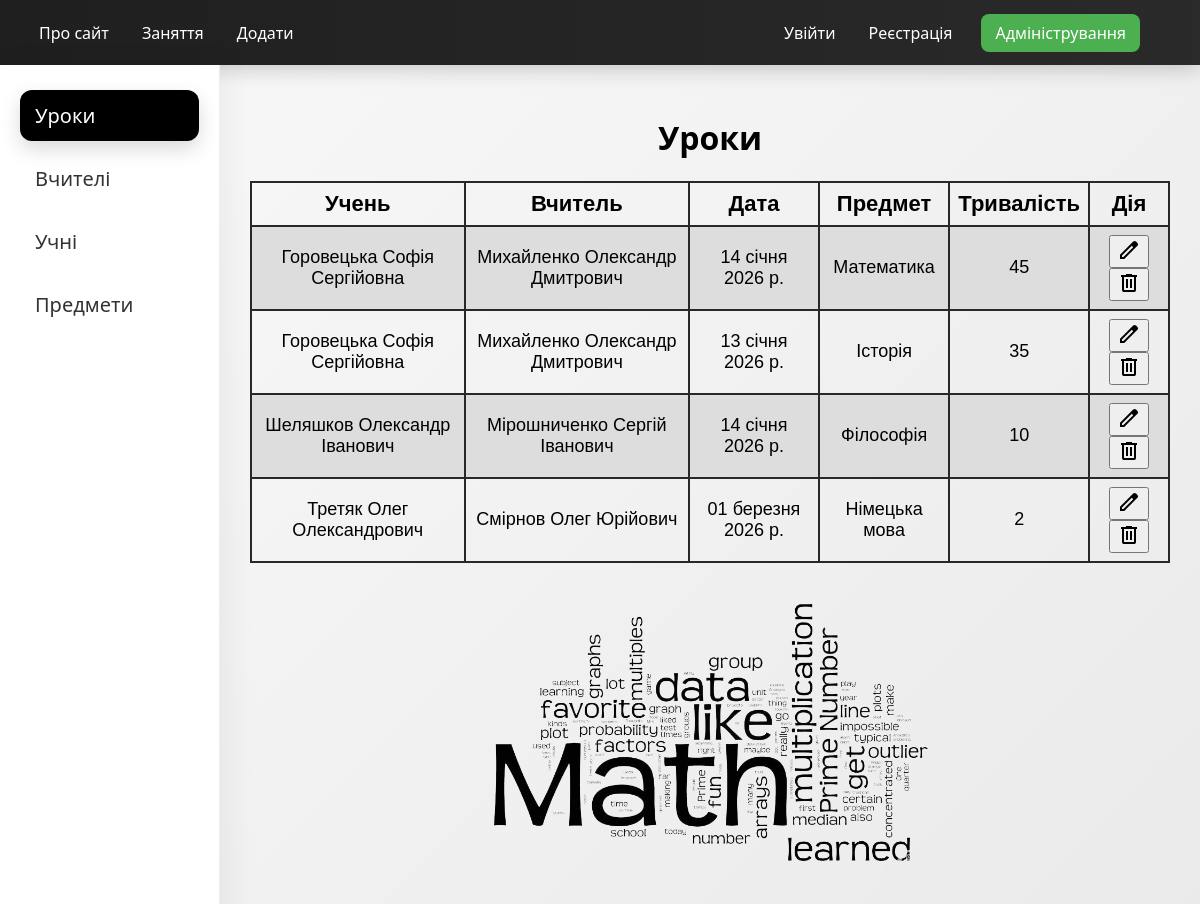
Screenshot of /lessons/ with the database file from the repository.
### lessons/models.py (models this page shows, shortened)
class Lessons(models.Model):
    student = models.ForeignKey(Students, on_delete=models.PROTECT, verbose_name="Учень")
    teacher = models.ForeignKey(Teachers, on_delete=models.PROTECT, verbose_name="Вчитель")
    data = models.DateField(verbose_name='Дата уроку')
    subject = models.ForeignKey(Subjects, on_delete=models.PROTECT, verbose_name='Навчальний предмет')
    duration = models.IntegerField(verbose_name='Тривалість')
    class Meta:
        verbose_name = 'Заняття'
        verbose_name_plural = 'Заняття'

class Students(models.Model):
    last_name = models.CharField(max_length=100, verbose_name='Прізвище')
    first_name = models.CharField(max_length=100, verbose_name= 'Ім\'я')
    patronymic = models.CharField(max_length=100, blank=True, verbose_name='Побатькові')
    birth_date = models.DateField(null=True, blank=True, verbose_name='Дата народження')
    grade = models.IntegerField(verbose_name= 'Клас')
    class Meta:
        verbose_name = 'Учень'
        verbose_name_plural = 'Учень'
    def __str__(self):
        return self.last_name + ' ' + self.first_name + ' ' + self.patronymic

class Teachers(models.Model):
    last_name = models.CharField(max_length=100,verbose_name='Прізвище')
    first_name = models.CharField(max_length=100, verbose_name= 'Ім\'я')
    patronymic = models.CharField(max_length=100, blank=True, verbose_name='Побатькові')
    subject = models.CharField(max_length=100, verbose_name='Предмет')
    class Meta:
        verbose_name = 'Вчитель'
        verbose_name_plural = 'Вчитель'
    def __str__(self):
        return self.last_name + ' ' + self.first_name + ' ' + self.patronymic

class Subjects(models.Model):
    name = models.CharField(max_length=100, verbose_name='Предмет')
    class Meta:
        verbose_name = 'Предмет'
        verbose_name_plural = 'Предмет'
    def __str__(self):
        return self.name

### lessons/views.py (the view)
# urls.py: path('lessons/', views.web_lessons, name='lessons'),
def web_lessons(request):
    lessons = Lessons.objects.all()
    context = {'lessons': lessons, 'menu': menu, 'sidebar': sidebar}
    return render(request, 'lessons/lessons.html', context)

### templates/lessons/lessons.html (shortened to what this page needs)
{% extends 'lessons/index.html' %}
{% load static %}
{% block page %}
<h1>
    Уроки
</h1>
<table>
    <tr>
        <th>Учень</th>
        <th>Вчитель</th>
        <th>Дата</th>
        <th>Предмет</th>
        <th>Тривалість</th>
        <th>Дія</th>
    </tr>
    {% for lesson in lessons %}
    <tr>
        <td>{{lesson.student}}</td>
        <td>{{lesson.teacher}}</td>
        <td>{{lesson.data}}</td>
        <td>{{lesson.subject}}</td>
        <td>{{lesson.duration}}</td>
        <td>
            <button ype="submit"/>
         <a href="{% url 'lessons:edit_lesson' lesson.id %}">
         </a>
    <form action="{% url 'lessons:delete_lesson' lesson.id %}"
          method="post"
          style="display:inline;">
        <button type="submit"
                onclick="return confirm('Точно видалити?');">
            <svg xmlns="http://www.w3.org/2000/svg" height="24px" viewBox="0 -960 960 960" width="24px" fill="#000000"><path d="M280-120q-33 0-56.5-23.5T200-200v-520h-40v-80h200v-40h240v40h200v80h-40v520q0 33-23.5 56.5T680-120H280Zm400-600H280v520h400v-520ZM360-280h80v-360h-80v360Zm160 0h80v-360h-80v360ZM280-720v520-520Z"/></svg>
        </button>
    </form>
    </td>
    </tr>
    {% endfor %}
</table>
<img src="{% static 'lessons/images/math03.png' %}" alt="">
{% endblock page %}

### templates/lessons/index.html (shortened to what this page needs)
{% load static %}
<!DOCTYPE html>
<html lang="ua">
<head>
    <link rel="stylesheet" href="{% static 'lessons/styles/index_style.css' %}">
</head>
<body>
{% block mainmenu %}
<ul class="mainmenu">
    {% for m in menu %}
        <li><a href="{% url m.url_name %}">{{ m.title }}</a></li>
    {% endfor %}
    {% if request.user.is_authenticated %}
        <li class="user">
           <svg xmlns="http://www.w3.org/2000/svg" height="20px" viewBox="0 -960 960 960" width="20px" fill="#FFFFFF"><path d="M480-144 216-276v-240L48-600l432-216 432 216v312h-72v-276l-96 48v240L480-144Zm0-321 271-135-271-135-271 135 271 135Zm0 240 192-96v-159l-192 96-192-96v159l192 96Zm0-240Zm0 81Zm0 0Z"/></svg>
            {{ request.user.username }}
        </li>
        <li>
            <a href="{% url 'users:logout' %}">
                <svg xmlns="http://www.w3.org/2000/svg" height="20px" viewBox="0 -960 960 960" width="20px" fill="#FFFFFF"><path d="M443.79-444q15.21 0 25.71-10.29t10.5-25.5q0-15.21-10.29-25.71t-25.5-10.5q-15.21 0-25.71 10.29t-10.5 25.5q0 15.21 10.29 25.71t25.5 10.5ZM288-145v-71l240-48v-393q0-16.92-10.5-30.46T490-704l-202-40v-72l217 40q41.8 8.07 68.4 41.35Q600-701.37 600-657v450l-312 62Zm-144 1v-72h72v-528q0-30 21.15-51T288-816h384q30 0 51 21t21 51v528h72v72H144Zm144-72h384v-528H288v528Z"/></svg>
                Вийти
            </a>
        </li>
    {% else %}
        <li style=" margin-left: auto">
            <a href="{% url 'users:login' %}">Увійти</a>
        </li>
            <li>
            <a href="{% url 'users:register' %}">Реєстрація</a></li>
                <li >
            <a href="{% url 'admin:index' %}">Адміністрування</a>
        </li>
    {% endif %}
</ul>
{% endblock mainmenu %}
<div class="layout">
    <aside class="sidebar">
        <ul>
            {% for s in sidebar %}
             <li>
            <a href="{% url s.url_name %}"
               class="{% if request.resolver_match.view_name == s.url_name %}active{% endif %}">{{ s.title }}
            </a>
             </li>
           {% endfor %}
        </ul>
    </aside>
    <div class="content">
        {% block page %}
        {% endblock page %}
    </div>
</div>
</body>
</html>

### static/lessons/styles/index_style.css (style rules this page uses)
body { margin: 0; font-family: Arial, sans-serif; }
.mainmenu { display: flex; align-items: center; list-style: none; background: #222; height: 60px; padding: 0 25px; margin: 0; }
.mainmenu li { margin-right: 25px; display: flex; align-items: center; }
.mainmenu a { color: white; text-decoration: none; font-weight: bold; display: flex; align-items: center; gap: 6px; }
.mainmenu a { position: relative; color: white; text-decoration: none; font-weight: 500; padding: 8px 4px; transition: 0.3s ease; }
.mainmenu a::after { content: ""; position: absolute; left: 0; bottom: -4px; width: 0%; height: 2px; background: #4CAF50; transition: 0.3s ease; }
.mainmenu { display: flex; align-items: center; list-style: none; background: linear-gradient(90deg, #1f1f1f, #2a2a2a); height: 65px; padding: 0 35px; margin: 0; box-shadow: 0 4px 20px rgba(0,0,0,0.2); }
.mainmenu li:last-child a { background: #4CAF50; padding: 8px 14px; border-radius: 8px; transition: 0.3s ease; }
.mainmenu li { margin-right: 25px; display: flex; align-items: center; transition: 0.2s ease; }
.layout { display: flex; min-height: 100vh; }
.sidebar { width: 220px; padding: 25px 20px; background: #ffffff; box-shadow: 8px 0 30px rgba(0, 0, 0, 0.05); border-right: 1px solid #eee; font-size: 20px; }
.sidebar ul { list-style: none; padding: 0; margin: 0; }
.sidebar li { margin-bottom: 12px; }
.sidebar a { display: block; padding: 12px 15px; border-radius: 12px; text-decoration: none; color: #333; font-weight: 500; transition: all 0.25s ease; }
.sidebar a.active { background: #000; color: #fff; box-shadow: 0 8px 20px rgba(0, 0, 0, 0.15); }
.sidebar { animation: slideIn 0.5s ease forwards; }
.content h1 { text-align: center; }
.content { flex: 1; padding: 30px; }
.content table { font-family: arial, sans-serif; border-collapse: collapse; width: 100%; }
.content td, th { border: 2px solid #26282B; text-align: center; padding: 8px; font-size: 18px; }
.content th { font-size: 22px; }
.content tr:nth-child(even) { background-color: #ddd; }
.content img { width: 50%; display: block; margin: 20px auto; }
form { margin-top: 30px; }
* { box-sizing: border-box; }
body { margin: 0; font-family: 'Segoe UI', sans-serif; background: linear-gradient(135deg, #f9f9f9, #eaeaea); }

### rows the page displays
Lessons: student "Горовецька Софія Сергійовна", teacher "Михайленко Олександр Дмитрович", data "14 січня 2026 р.", subject "Математика", duration "45"
Lessons: student "Горовецька Софія Сергійовна", teacher "Михайленко Олександр Дмитрович", data "13 січня 2026 р.", subject "Історія", duration "35"
Lessons: student "Шеляшков Олександр Іванович", teacher "Мірошниченко Сергій Іванович", data "14 січня 2026 р.", subject "Філософія", duration "10"
Lessons: student "Третяк Олег Олександрович", teacher "Смірнов Олег Юрійович", data "01 березня 2026 р.", subject "Німецька мова", duration "2"

### other values shown
{{ m.title }} "Про сайт" "Заняття" "Додати"
{{ s.title }} "Уроки" "Вчителі" "Учні" "Предмети"
